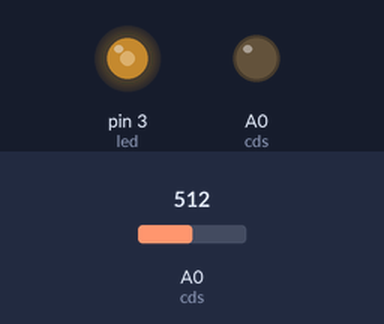
A sketch run on a simulated Arduino Uno, built with avr-gcc and run on an emulated ATmega328P. Parts: output pins drawn as LEDs (lit = HIGH). The inputs (shaded band) are chosen by the test bench; at power-on: A0 (cds) = 512.

Above: at 1.2 s.
1.3 s: A0 (cds) set to 716
At 2.6 s:
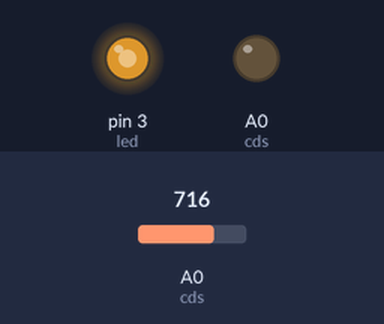
2.9 s: A0 (cds) set to 900
At 4.0 s:
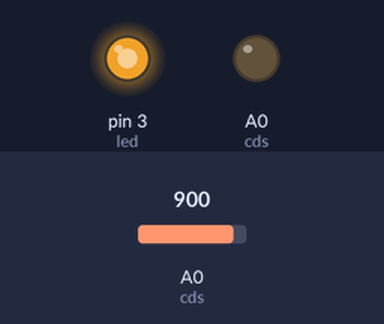
4.5 s: A0 (cds) set to 122
At 5.3 s:
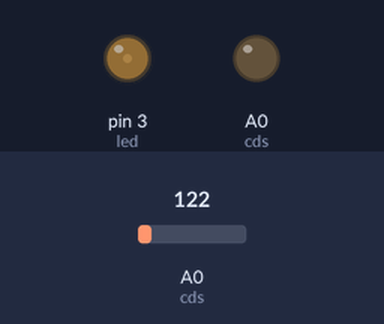
6.1 s: A0 (cds) set to 0
At 6.7 s:
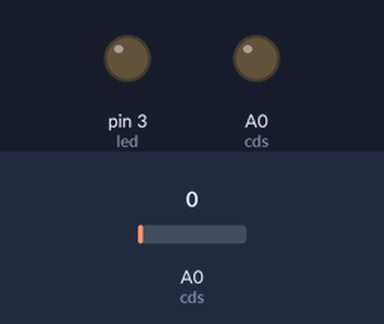
7.7 s: A0 (cds) set to 511
At 9.2 s:
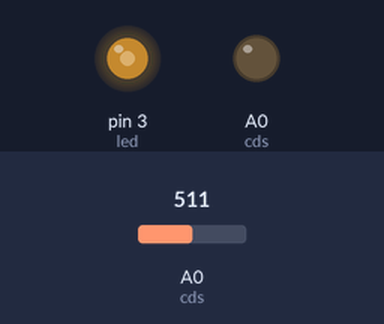
Timing chart, 0 to 10.3 s (numbered marks = the images above; inputs shaded):
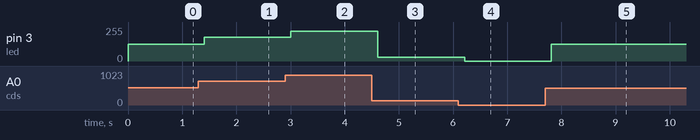

Measured:
- after the input at 1.3 s, pin 3 (led): 127/255 → 178/255 after 0.10 s
- after the input at 2.9 s, pin 3 (led): 178/255 → 224/255 after 0.11 s
- after the input at 4.5 s, pin 3 (led): 224/255 → 30/255 after 0.11 s
- after the input at 6.1 s, pin 3 (led): 30/255 → 0/255 after 0.11 s
- after the input at 7.7 s, pin 3 (led): 0/255 → 127/255 after 0.12 s

The sketch:

HW_4_Control_LED_Sensor_with_Class.ino
```cpp
int led = 3;
int cds = A0;
int brightness = 0;
int fadeAmount = 5;

int sensorPin = A0;
int sensorValue = 0;

class Lee
{
  public:
  Lee(int cds_pin, int Led_Pin);
  private:
  int L_cdsPin;
  int L_sensorValue;
  int L_LedPin;
};

Lee::Lee(int cds_pin, int Led_Pin)
{
  L_cdsPin = cds_pin;
  L_LedPin = Led_Pin;
  pinMode(L_cdsPin, OUTPUT);
  sensorValue = analogRead(sensorPin);
  Serial.println(sensorValue, DEC);
  sensorValue = map(sensorValue, 0, 1024, 255, 0);
  sensorValue = constrain(sensorValue, 255, 0);
  digitalWrite(L_LedPin, sensorValue);           // 어두울수록 LED의 밝기가 밝아진다.
}

Lee LED1(A0, 3);

void setup() {
  // put your setup code here, to run once:

}

void loop() {
  // put your main code here, to run repeatedly:
  int cdsValue = analogRead(cds);
  // 측정된 밝기 값를 시리얼 모니터에 출력합니다.
  Serial.print("cds =  ");
  Serial.println(cdsValue);

  //map함수와 constrain을 사용하여 조도센서의 밝기 범위를 0~1023에서 0~255로 변경
  cdsValue = map(cdsValue, 0, 1023, 0, 255);
  cdsValue = constrain(cdsValue, 0, 255);
  analogWrite(led,cdsValue);
  delay(200);
}
```
